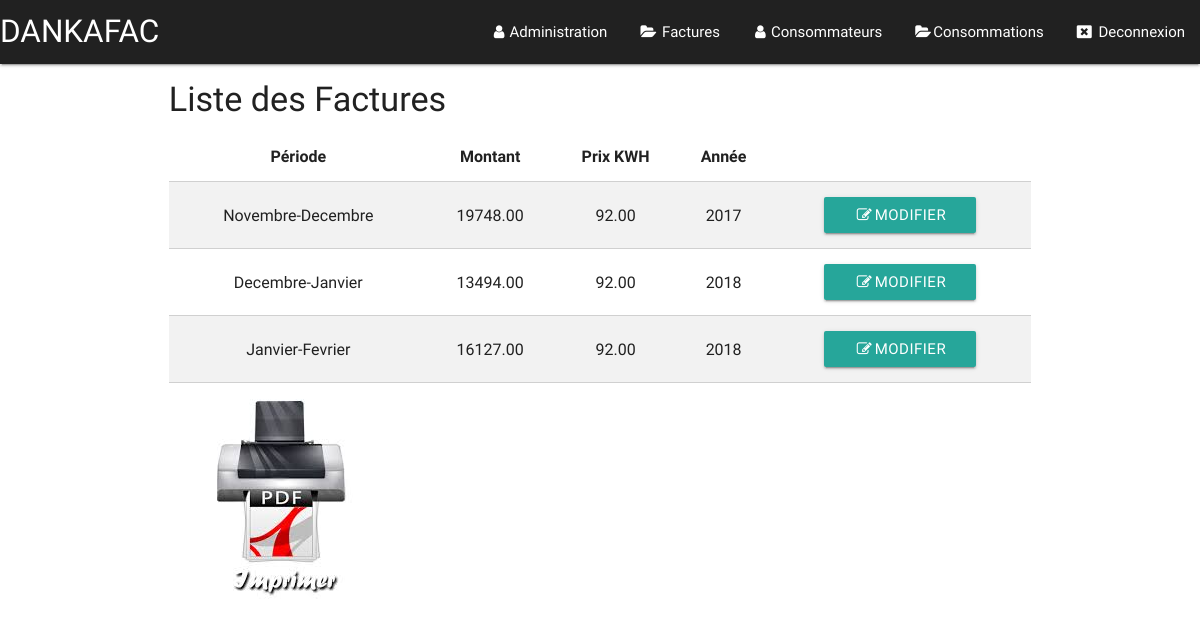
The app's page /index.php?page=listeFacture (signed in), older data.
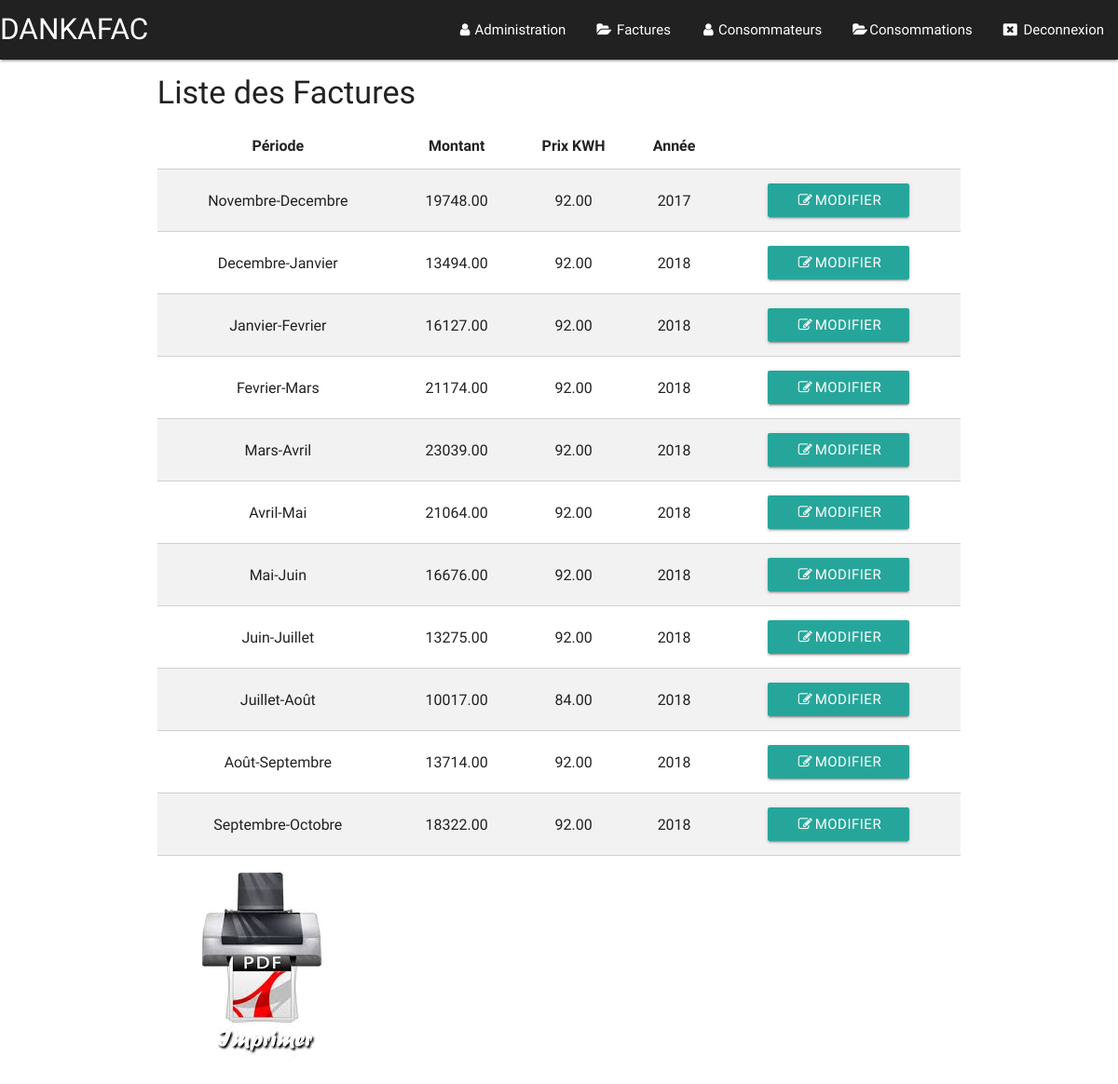
The same page, newer data.
### tables this page shows
CREATE TABLE `facture` (
  `id_facture` char(32) NOT NULL,
  `periode` char(32) DEFAULT NULL,
  `montant_facture` decimal(10,2) DEFAULT '0.00',
  `prix_kwh` decimal(10,2) DEFAULT NULL,
  `date_limite` date NOT NULL,
  `annee` int(9) NOT NULL
);

### fonctions/connexion.php (called while the page is built, shortened)
<?php
	function isLogged()
	{
		if (isset($_SESSION['pseudo']) ) {
			$logged = 1;
		}else{
			$logged = 0;
		}
		return $logged;
	}
?>

### fonctions/listeFacture.func.php (the view, shortened to what this page needs)
<?php
	function header_tableau(){
		echo "
			<tr>
			    <th>Période</th>
			    <th>Montant</th>
			    <th>Prix KWH</th>
			    <th>Année</th>
			    <th></th>
			</tr>
			";
	}
	function body_tableau(){
		global $bd;
		$rst = $bd->query("SELECT * FROM facture ORDER BY id_facture asc");
		while ($data = $rst->fetch()) {
	    	echo "<tr>
				<td>".$data['periode']."</td>
				<td>".$data['montant_facture']."</td>
				<td>".$data['prix_kwh']."</td>
				<td>".$data['annee']."</td>
				<td> <a class='waves-effect waves-light btn modal-trigger' href='#modal1-".$data['id_facture']."'><span class='i-edit large'></span>Modifier</a></td>
			</tr>";
		}
	}
?>

### index.php (shortened to what this page needs)
<?php
	include("fonctions/connexion.php");
	$pages = scandir("pages/");
	if (isset($_GET['page']) && !empty($_GET['page'])) {
		if (in_array($_GET['page'].".php", $pages)) {
			$page = $_GET['page'];
		}else{
			$page = "signin";
		}
	}else{
		$page = "signin";
	}
?>
	<!DOCTYPE php>
	<html>
		<head>
			<link rel="stylesheet" type="text/css" href="css/materialize.css">
			<link rel="stylesheet" type="text/css" href="css/tuto.css">
		</head>
				<?php
				    include 'pages/topbar.php';
				?>
		<body>
				<div class="container">
					<div class="row">
						<?php
							require 'pages/'.$page.'.php';
						 ?>
					</div>
			    </div>
		</body>
	</html>

### pages/topbar.php (shortened to what this page needs)
<nav class="grey darken-4" id="nav-content">
		<div class="nav-wrapper">
			<a href="index.php?page=home" class="brand-logo">DANKAFAC</a>
			<?php
				if (isLogged()==1) {
			?>
				<ul class="right hide-on-med-and-down" >
					<li><a class="dropdown-button" href="#!" data-activates="admin" href="#" ><span class="i-user large"></span>Administration</a></li>
					<li><a class="dropdown-button" href="#!" data-activates="facture" href="#" ><span class="i-folder-open large"></span> Factures</a></li>
					<li><a class="dropdown-button" href="#!" data-activates="consommateur" href="#" ><span class="i-user large"></span>Consommateurs</a></li>
					<li><a class="dropdown-button" href="#!" data-activates="consommation" href="#" ><span class="i-folder-open large"></span>Consommations</a></li>
					<li><a href="index.php?page=deconnexion" target="_blank"><span class="i-window-close large"></span> Deconnexion</a></li>
				</ul>
			<?php
				}
			 ?>
		</div>
</nav>

### pages/listeFacture.php (shortened to what this page needs)
<h4>Liste des Factures</h4>
		<div id="zone">
			<table class="centered striped bordered" >
				<thead>
					<?php header_tableau(); ?>
				</thead>
				<tbody>
					<?php body_tableau(); ?>
				</tbody>
			</table>
		</div>
		<a href="javascript:printdiv('zone')"><img src="img/imprimer.jpg" alt="imprimer"></a>

### css/tuto.css (style rules this page uses)
[class^="i-"]:before, [class*=" i-"]:before { font-family: "tuto"; font-style: normal; font-weight: normal; speak: none; display: inline-block; text-decoration: inherit; width: 1em; margin-right: .2em; text-align: center; font-variant: normal; text-transform: none; line-height: 1em; margin-left: .2em; -webkit-font-smoothing: antialiased; -moz-osx-font-smoothing: grayscale; }
.i-folder-open:before { content: '\e80a'; }
.i-edit:before { content: '\e818'; }
.i-user:before { content: '\e822'; }
.i-window-close:before { content: '\f2d3'; }

Row changes from the older to the newer data that the page shows:
added facture: periode "Fevrier-Mars", montant_facture "21174.00", prix_kwh "92.00", annee "2018"
added facture: periode "Mars-Avril", montant_facture "23039.00", prix_kwh "92.00", annee "2018"
added facture: periode "Avril-Mai", montant_facture "21064.00", prix_kwh "92.00", annee "2018"
added facture: periode "Mai-Juin", montant_facture "16676.00", prix_kwh "92.00", annee "2018"
added facture: periode "Juin-Juillet", montant_facture "13275.00", prix_kwh "92.00", annee "2018"
added facture: periode "Juillet-Août", montant_facture "10017.00", prix_kwh "84.00", annee "2018"
added facture: periode "Août-Septembre", montant_facture "13714.00", prix_kwh "92.00", annee "2018"
added facture: periode "Septembre-Octobre", montant_facture "18322.00", prix_kwh "92.00", annee "2018"
